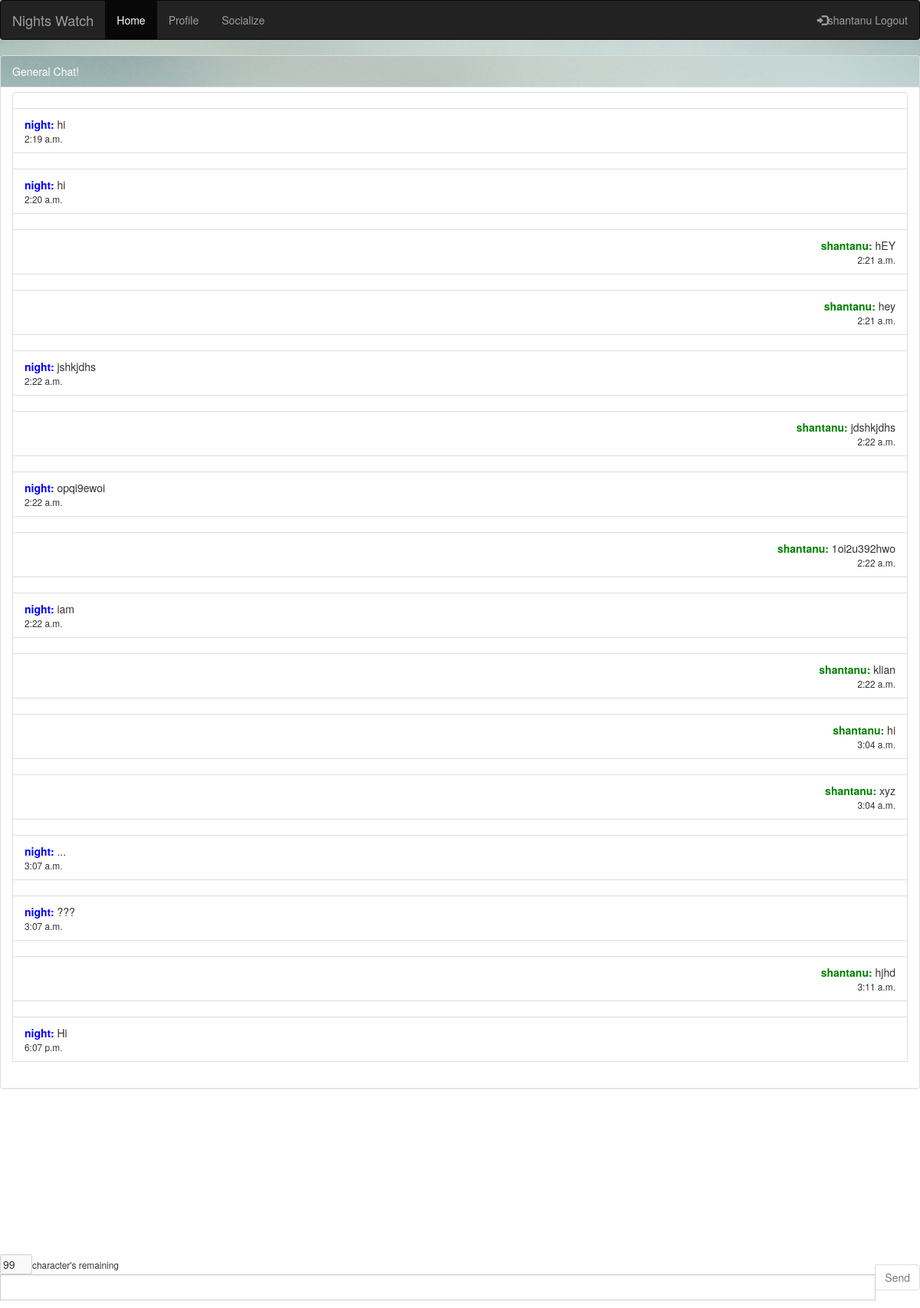
Page /demosky/chat_box/ (signed in) on the committed database.
### demosky/models.py (models this page shows, shortened)
class Chat(models.Model):
    created = models.DateTimeField(auto_now_add=True)
    topic=models.CharField(max_length=100)
    user = models.ForeignKey(User)
    message = models.CharField(max_length=200)

### demosky/views.py (the view)
@login_required
@user_passes_test(token_check, login_url='/demosky/verify-user/')
def Chatbox(request):
    c = Chat.objects.filter(topic= '')
    return render(request, "demosky/chat_box.html", {'home': 'active', 'chat': c})

### demosky/views.py (called while the page is built)
def token_check(user):
    newEmailUser = UserProfile.objects.get(user=user)
    print (newEmailUser.token_valid)
    return newEmailUser.token_valid

### demosky/templates/demosky/chat_box.html (shortened to what this page needs)
{% load staticfiles %}
{% load static %}
<html>
<body background="/static/DarkSky-Dev/imgs/Background.jpg">
<div class="wrapper">
<nav class="navbar navbar-inverse" >
  <div class="container-fluid" >
    <div class="navbar-header">
      <a class="navbar-brand" href="/demosky/">Nights Watch</a>
    </div>
    <ul class="nav navbar-nav" id="thenavigation">
      <li class="active"><a href="/demosky/">Home</a></li>
    </ul>
    {% if user.is_authenticated %}
          <ul class="nav navbar-nav">
              <li><a href="/demosky/profile">Profile</a></li>
              <li><a href="/demosky/search">Socialize</a></li>
          </ul>
       <ul class="nav navbar-nav navbar-right">
         <li><a href="/demosky/logout/"><span class="glyphicon glyphicon-log-in"></span>{{request.user}} Logout</a></li>
       </ul>
     {% else %}
       <ul class="nav navbar-nav navbar-right">
        <li><a href="/demosky/register/"><span class="glyphicon glyphicon-user"></span> Register</a></li>
         <li><a href="/demosky/login/"><span class="glyphicon glyphicon-log-in"></span> Login</a></li>
       </ul>
     {% endif %}
  </div>
</nav>
</div>
</body>
<head>
    <link rel="stylesheet" href="http://maxcdn.bootstrapcdn.com/bootstrap/3.3.5/css/bootstrap.min.css">
    <link rel="stylesheet" href="{% static "DarkSky-Dev/css/chat.css" %}">
</head>
<body>
    <div id="chat-body" class="panel panel-default">
        {% if topic != NULL %}
             <div class="panel-heading custom_class">Discussion Topic: {{topic}} </div>
        {% else %}
             <div class ="panel-heading custom_class">General Chat! </div>
        {% endif %}
        <div id="msg-list-div" class="panel-body">
            <ul id="msg-list" class="list-group">
                {% for obj in chat %}
                        {% if obj.user == request.user %}
                            <li class="text-right list-group-item"></li>
                        <li class="text-right list-group-item"><b><font color ='green'>{{ obj.user }}:</font></b> {{ obj.message }}<br><small>{{obj.created.time}}</small></li>
                        {% else %}
                            <li class="text-left list-group-item"></li>
                        <li class="text-left list-group-item"><b><font color = 'blue'>{{ obj.user}}:</font></b> {{ obj.message }}<br><small>{{obj.created.time}}</small></li>
                        {% endif %}
                    {% empty %}
                        <li class="text-right list-group-item">No messages yet!</li>
                {% endfor %}
            </ul>
        </div>
    </div>
    <form id="chat-form" method="post" action="post/" autocomplete="off">
            <div id="chat-bottom" class="input-group">
                 <input disabled  maxlength="3" size="2" value="99" id="counter" ><small>character's remaining</small>
                <input type="text" onkeyup="textCounter(this,'counter',99);" id="chat-msg" name="chat-msg" maxlength="99" class="form-control" />
                <span class="input-group-btn">
                    <input class="btn btn-default" id="send" type="submit" value="Send"/>
                </span class>
            </div>
    </form>
</body>
</html>

### static/DarkSky-Dev/css/chat.css (style rules this page uses)
body { background: url('/static/DarkSky-Dev/imgs/Background.jpg'); background-repeat: no-repeat; background-position: top center; background-attachment: fixed; width: 100%; height: 90%; }
#chat-bottom { position: fixed; bottom: 10px; }
.panel-body { overflow-y: scroll; height: 85%; }
.panel > .panel-heading { background-image: url('/static/DarkSky-Dev/imgs/Background.jpg'); color: white; }

### rows in the picture
Chat: user "night", message "hi", created.time "2:19 a.m."
Chat: user "night", message "hi", created.time "2:20 a.m."
Chat: user "shantanu", message "hEY", created.time "2:21 a.m."
Chat: user "shantanu", message "hey", created.time "2:21 a.m."
Chat: user "night", message "jshkjdhs", created.time "2:22 a.m."
Chat: user "shantanu", message "jdshkjdhs", created.time "2:22 a.m."
Chat: user "night", message "opqi9ewoi", created.time "2:22 a.m."
Chat: user "shantanu", message "1oi2u392hwo", created.time "2:22 a.m."
Chat: user "night", message "iam", created.time "2:22 a.m."
Chat: user "shantanu", message "klian", created.time "2:22 a.m."
Chat: user "shantanu", message "hi", created.time "3:04 a.m."
Chat: user "shantanu", message "xyz", created.time "3:04 a.m."
Chat: user "night", message "...", created.time "3:07 a.m."
Chat: user "night", message "???", created.time "3:07 a.m."
Chat: user "shantanu", message "hjhd", created.time "3:11 a.m."
Chat: user "night", message "Hi", created.time "6:07 p.m."

### other values in the picture
{{ request.user }} "shantanu"
